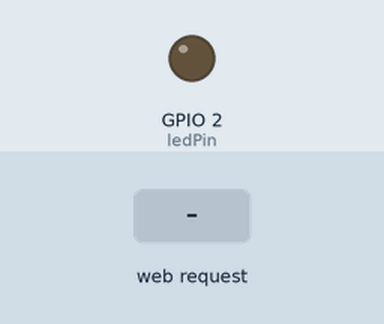
Bench run of a sketch on a simulated ESP8266 (NodeMCU). Parts: output pins drawn as LEDs (lit = HIGH). The inputs (shaded band) are chosen by the test bench. WiFi joins after 1.5 s; servers stay silent unless stated; what the sketch prints to the serial monitor is not drawn.

Above: at 2.7 s.
2.8 s: HTTP request GET /LED=ON received
At 3.2 s:
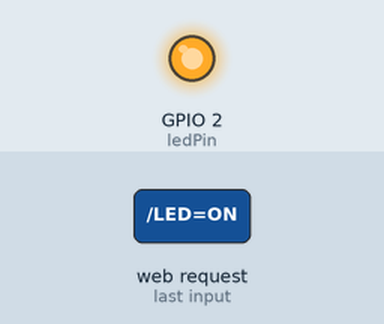
4.3 s: HTTP request GET /LED=OFF received
At 5.5 s:
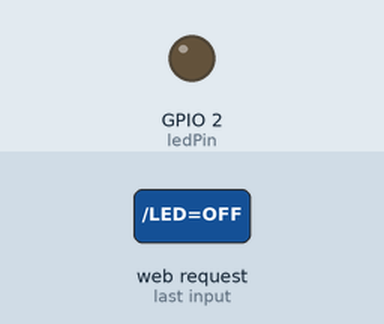
Timing chart, 0 to 7.3 s (numbered marks = the images above; inputs shaded):
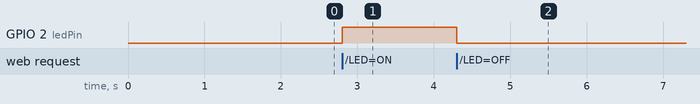

The sketch:

esp1_led_control_wifi.ino
```cpp
/*
  INNOVATOR INTERNATIONAL (PVT)LTD.
  https://www.innovator.lk/
  --------------------------------------------------------
  Development Platform : Quadrant 1.0
  (embedded development platform)
  --------------------------------------------------------
  ESP01 WI-FI Example.
  --------------------------------------------------------
  Hardware setup :
  connect WIFI ESP RX of wifi to Arduino (0 PIN)RX.
  connect WIFI ESP TX of wifi to Arduino (1 PIN)TX.
  connect WIFI RST PIN to BTN 1 PIN.
  connect WIFI GPIO 0 PIN to BTN 2 PIN.
  --------------------------------------------------------
  press and hold GPIO0 and RST buttons together and
  release the RST button first then GPIO0.
  this will put the esp8266 to programing mode.
  now press upload button in Arduino IDE.
  --------------------------------------------------------
  24 march 2021
*/

#include <ESP8266WiFi.h>
//controling a led through wifi.
// to program esp8266.

const char* ssid = "VIRUS";//type your ssid.
const char* password = "Zoneaziro1~";//type your password.

int ledPin = 2; // GPIO2 of ESP8266.
WiFiServer server(80);//creating a wifi servr object.

void setup() {
  Serial.begin(9600);//starting serial communication between arduino and computer.
  delay(10);//waiting to ten seconds to be elapsed.

  pinMode(ledPin, OUTPUT);//initializing ledpin as output pin.
  digitalWrite(ledPin, LOW);//turning off the led at startup.

  // connect to WiFi network.
  Serial.println();
  Serial.println();
  Serial.print("Connecting to ");
  Serial.println(ssid);

  WiFi.begin(ssid, password);

  while (WiFi.status() != WL_CONNECTED) {
    delay(500);
    Serial.print(".");
  }
  Serial.println("");
  Serial.println("WiFi connected");

  // starting the server.
  server.begin();
  Serial.println("Server started");

  // printing the IP address.
  Serial.print("Use this URL in a web browser to connect: ");
  Serial.print("http://");
  Serial.print(WiFi.localIP());
  Serial.println("/");
}

void loop() {
  // check if a client has connected.
  WiFiClient client = server.available();
  if (!client) {
    return;
  }

  // wait until the client sends some data.
  Serial.println("new client");
  while (!client.available()) {
    delay(1);
  }

  // read the first line of the request.
  String request = client.readStringUntil('\r');
  Serial.println(request);
  client.flush();

  // check html request.
  // set ledPin according to the request
  int value = LOW;
  if (request.indexOf("/LED=ON") != -1) {
    digitalWrite(ledPin, HIGH);
    value = HIGH;
  }
  if (request.indexOf("/LED=OFF") != -1) {
    digitalWrite(ledPin, LOW);
    value = LOW;
  }

  // return the response
  client.println("HTTP/1.1 200 OK");
  client.println("Content-Type: text/html");
  client.println(""); //  do not forget this one
  client.println("<!DOCTYPE HTML>");
  client.println("<html>");

  client.print("Led pin is now: ");

  if (value == HIGH) {
    client.print("On");
  } else {
    client.print("Off");
  }
  client.println("<br><br>");
  client.println("Click <a href=\"/LED=ON\">here</a> turn the LED on pin 2 ON<br>");
  client.println("Click <a href=\"/LED=OFF\">here</a> turn the LED on pin 2 OFF<br>");
  client.println("</html>");

  delay(1);
  Serial.println("Client disonnected");
  Serial.println("");

}
```

Measured:
- after the input at 2.8 s, GPIO 2 (ledPin): LOW → HIGH at once
- after the input at 4.3 s, GPIO 2 (ledPin): HIGH → LOW at once
